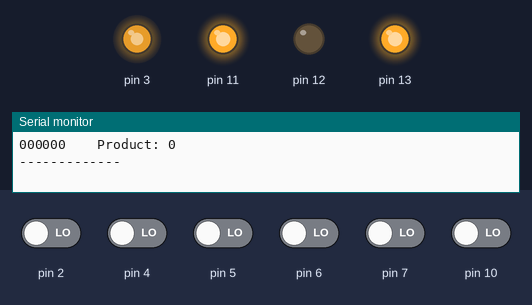
This sketch was run on a simulated Arduino Uno, built with avr-gcc and run on an emulated ATmega328P. Shown: output pins drawn as LEDs (lit = HIGH), the last lines printed to the serial monitor. Inputs (shaded band) come from the test bench; at power-on: pin 2, pin 4–7, pin 10 LOW.

Above: at 1.2 s.
1.3 s: pin 4 driven HIGH
At 1.9 s:
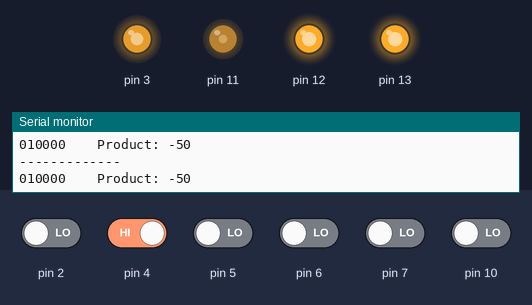
2.8 s: pin 2 driven HIGH
At 3.4 s:
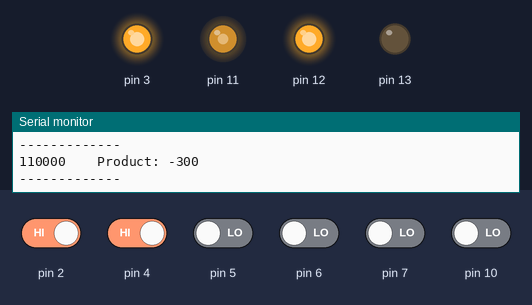
4.3 s: pin 5 driven HIGH
At 5.5 s:
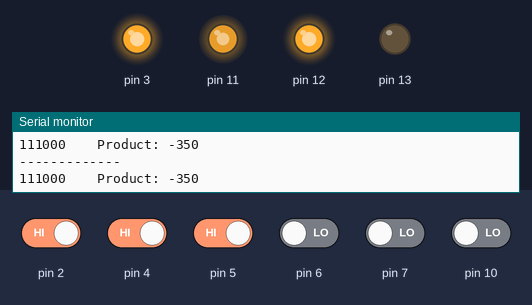
5.8 s: pin 10 driven HIGH
At 6.2 s:
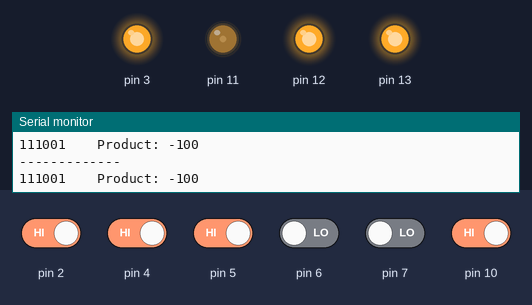
7.3 s: pin 2 driven LOW
At 8.0 s:
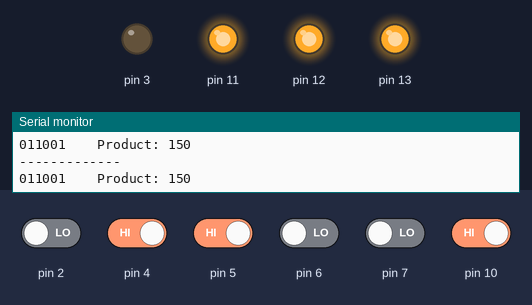
8.8 s: pin 6 driven HIGH
At 10.0 s:
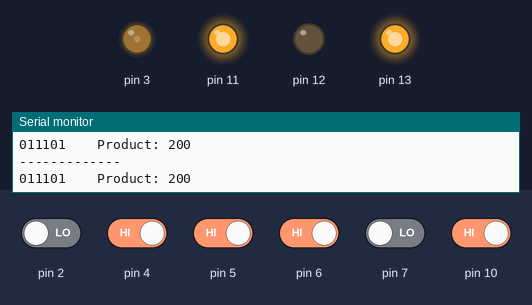
Timing chart, 0 to 11.3 s (numbered marks = the images above; inputs shaded):
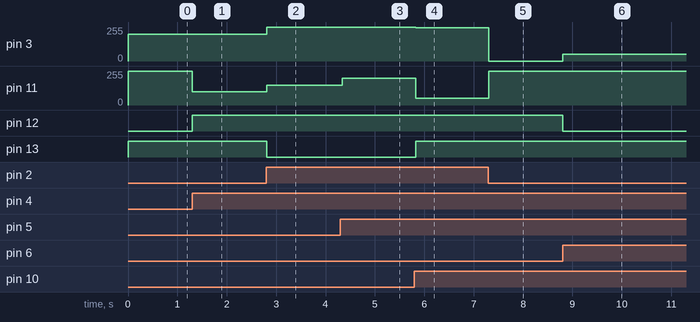

Measured:
- after the input at 1.3 s, pin 11: 255/255 → 100/255 at once; pin 12: LOW → HIGH at once
- after the input at 2.8 s, pin 3: 200/255 → 255/255 at once; pin 11: 100/255 → 150/255 at once; pin 13: HIGH → LOW at once
- after the input at 4.3 s, pin 11: 150/255 → 200/255 at once
- after the input at 5.8 s, pin 3: 255/255 → 250/255 at once; pin 11: 200/255 → 50/255 at once; pin 13: LOW → HIGH at once
- after the input at 7.3 s, pin 3: 250/255 → 0/255 at once; pin 11: 50/255 → 255/255 at once
- after the input at 8.8 s, pin 3: 0/255 → 50/255 at once; pin 12: HIGH → LOW at once

The sketch:

Code_V3.1.ino
```cpp
#include "E:\Ruppin College\Subjects\Thinking Skills\Robot\Code V3\Code_V3.1\class_headers.h"
#define sensors 6

bool Values[sensors];
bool previousValues[sensors];
int counter = 0;

int weights[sensors] = {-250, -50, -50, 50, 50, 250};

const int PWM_LEFT = 11, PWM_RIGHT = 3;
const int DIR_RIGHT = 12, DIR_LEFT = 13;
const int left_brake = 8, right_brake = 9;

Motor rightMotor(12, 3);
Motor leftMotor(DIR_LEFT, PWM_LEFT);

void getReadings() {
  Values[0] = digitalRead(2); // digital pin arduino
  Values[1] = digitalRead(4);
  Values[2] = digitalRead(5);
  Values[3] = digitalRead(6);
  Values[4] = digitalRead(7);
  Values[5] = digitalRead(10);
}
void setup() {
  Serial.begin(9600);
//  for (int i = 0; i < sensors; i++)
//      previousValues[i] = 0;
}

void loop() {
  getReadings();
//  delay(1000);
  int product = dot_product(Values, weights);
  int bias = 150;

  for (int i = 0; i < sensors; i++) {
    Serial.print(Values[i]);
  }
  Serial.println("    Product: " + String(product));
  Serial.println();
  Serial.println("-------------");

//  if () {
//
//  }
  while (check0(Values) == 1) {
    int correction = 350;
    leftMotor.drive(bias + correction);
    rightMotor.drive(bias - correction);
    getReadings();
  }

  getReadings();
  product = dot_product(Values, weights);

  leftMotor.drive(bias + product);
  rightMotor.drive(bias - product);

  counter += 1;

  if (counter % 10 == 0) {
    for (int i = 0; i < sensors; i++)
      previousValues[i] = Values[i];
    counter = 0;
  }
}

int dot_product(bool* vector1, int* vector2) {
  int sum = 0;
  for (int i = 0; i < sensors; i++){
    sum += vector1[i] * vector2[i];
  }
  return sum;
}
bool check0 (bool* vector) {
  for (int i = 0; i < sensors; i++)
    if (vector[i] == 1) return 0;
  return 1;
}
```

class_headers.cpp
```cpp
#include "Arduino.h"
#include "class_headers.h"

Motor::Motor (byte direction_pin, byte signal_pin) {
  pinMode(direction_pin, OUTPUT);
  pinMode(signal_pin, OUTPUT);

  dir_pin = direction_pin;
  sig_pin = signal_pin;
}

void Motor::drive(int val) {
  // Negative value = Go back
  if (val < 0)
    digitalWrite(dir_pin, 0);

  // Positive value = Go forward
  else if (val > 0)
    digitalWrite(dir_pin, 1);

  if (abs(val) > 255) val = 255;
  analogWrite(sig_pin, abs(val));
}

//----------------
InfraRed::InfraRed(int sensor_pin, String _type) {
  type = _type;
  pin = sensor_pin;
}

int InfraRed::reading() {
  return analogRead(pin);
}

int InfraRed::TimedaverageFunction() {
  int sum = 0; const int rounds = 5;

  for (int i = 0; i < rounds; i++) {
    delay(5);
    sum += reading();
  }
  return sum / rounds;
}
void InfraRed::setBias(int bias){
  Cbias = bias;
}
```

class_headers.h
```cpp
#ifndef Motor_h
#define Motor_h
#include "Arduino.h"


class Motor {
  public:
    Motor (byte direction_pin, byte signal_pin);
    void drive(int val);

  private:
  byte dir_pin, sig_pin;
};

class InfraRed {
  public:
    String type;
    int pin;

    InfraRed(int sensor_pin, String _type);
    int reading();
    int TimedaverageFunction();
    void setBias(int bias);
  private:
  int Cbias; // Calibrated bias
};
#endif
```
